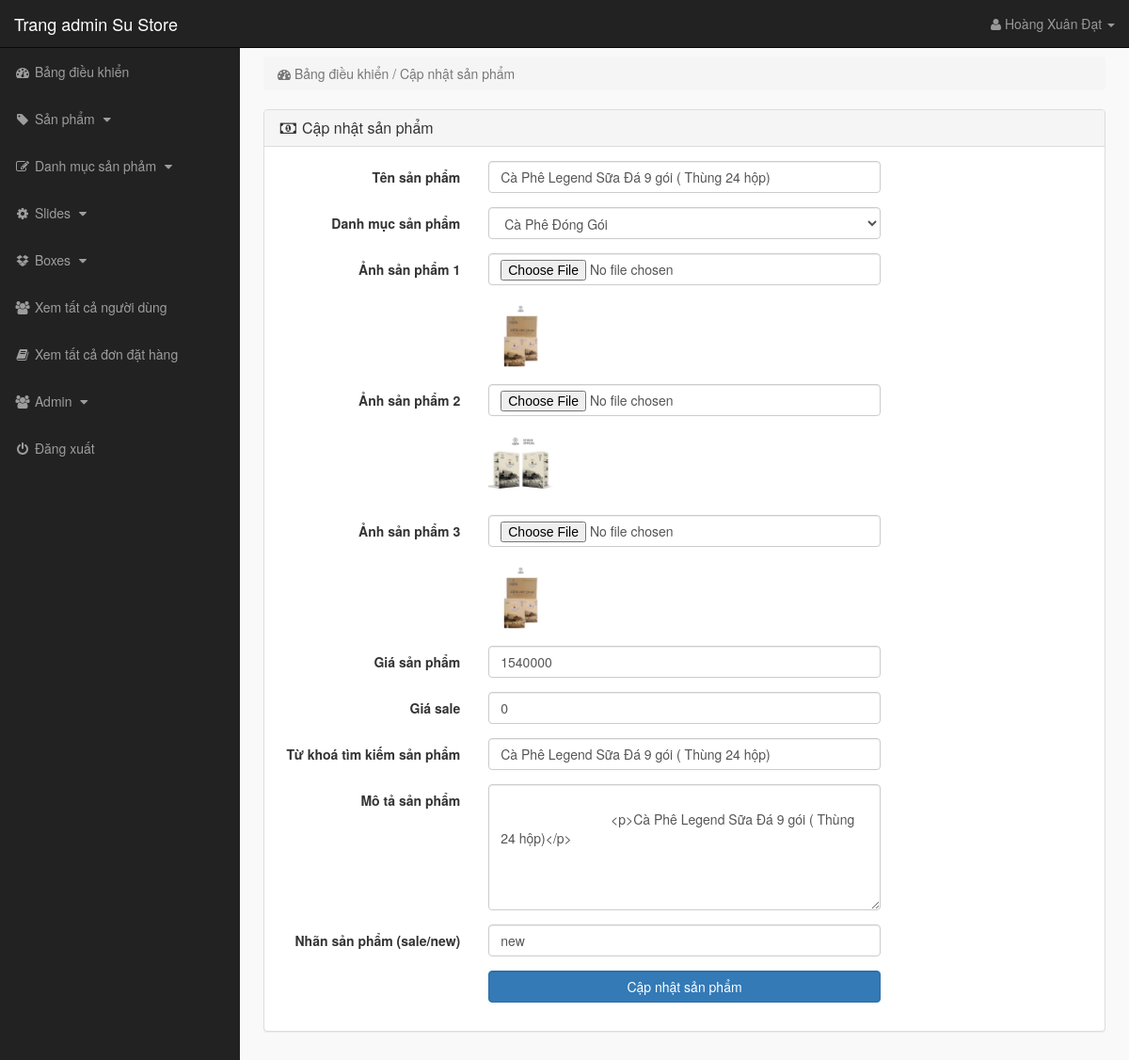
The page /admin_area/index.php?edit_product=1 (signed in) on the database its author committed.
### tables this page shows
CREATE TABLE `products` (
  `product_id` int(10) NOT NULL,
  `p_cat_id` int(10) NOT NULL,
  `date` timestamp NOT NULL DEFAULT current_timestamp() ON UPDATE current_timestamp(),
  `product_title` text NOT NULL,
  `product_img1` text NOT NULL,
  `product_img2` text NOT NULL,
  `product_img3` text NOT NULL,
  `product_price` int(10) NOT NULL,
  `product_keywords` text NOT NULL,
  `product_desc` text NOT NULL,
  `product_label` text NOT NULL,
  `product_sale` int(100) NOT NULL
);

CREATE TABLE `product_categories` (
  `p_cat_id` int(10) NOT NULL,
  `p_cat_title` text NOT NULL,
  `p_cat_desc` text NOT NULL
);

### admin_area/edit_product.php (the view, shortened to what this page needs)
<?php
    if(!isset($_SESSION['admin_username'])){
        echo "<script>window.open('login.php','_self')</script>";
    }else{
?>
<?php
    if(isset($_GET['edit_product'])){
        $edit_id = $_GET['edit_product'];
        $get_p = "select * from products where product_id='$edit_id'";
        $run_edit = mysqli_query($con,$get_p);
        $row_edit = mysqli_fetch_array($run_edit);
        $p_title = $row_edit['product_title'];
        $p_cat = $row_edit['p_cat_id'];
        $p_image1 = $row_edit['product_img1'];
        $p_image2 = $row_edit['product_img2'];
        $p_image3 = $row_edit['product_img3'];
        $p_price = $row_edit['product_price'];
        $p_sale = $row_edit['product_sale'];
        $p_keywords = $row_edit['product_keywords'];
        $p_desc = $row_edit['product_desc'];
        $p_label = $row_edit['product_label'];
    }
        $get_p_cat = "select * from product_categories where p_cat_id='$p_cat'";
        $run_p_cat = mysqli_query($con,$get_p_cat);
        $row_p_cat = mysqli_fetch_array($run_p_cat);
        $p_cat_title = $row_p_cat['p_cat_title'];
?>
<!DOCTYPE html>
<html lang="en">
<head>
</head>
<body>
<div class="row">
    <div class="col-lg-12">
        <ol class="breadcrumb">
            <li class="active">
                <i class="fa fa-dashboard"></i> Bảng điều khiển / Cập nhật sản phẩm
            </li>
        </ol>
    </div>
</div>
<div class="row">
    <div class="col-lg-12">
        <div class="panel panel-default">
           <div class="panel-heading">
               <h3 class="panel-title">
                   <i class="fa fa-money fa-fw"></i> Cập nhật sản phẩm
               </h3>
           </div>
           <div class="panel-body">
               <form method="post" class="form-horizontal" enctype="multipart/form-data">
                   <div class="form-group">
                      <label class="col-md-3 control-label"> Tên sản phẩm </label>
                      <div class="col-md-6">
                          <input name="product_title" type="text" class="form-control" required value="<?php echo $p_title; ?>">
                      </div>
                   </div>
                   <div class="form-group">
                      <label class="col-md-3 control-label"> Danh mục sản phẩm </label>
                      <div class="col-md-6">
                          <select name="product_cat" class="form-control">
                              <option value="<?php echo $p_cat; ?>"> <?php echo $p_cat_title; ?> </option>
                          </select>
                      </div>
                   </div>
                   <div class="form-group">
                      <label class="col-md-3 control-label"> Ảnh sản phẩm 1 </label>
                      <div class="col-md-6">
                          <input name="product_img1" type="file" class="form-control">
                          <br>
                          <img width="70" height="70" src="product_images/<?php echo $p_image1; ?>" alt="<?php echo $p_image1; ?>">
                      </div>
                   </div>
                   <div class="form-group">
                      <label class="col-md-3 control-label"> Ảnh sản phẩm 2 </label>
                      <div class="col-md-6">
                          <input name="product_img2" type="file" class="form-control">
                          <br>
                          <img width="70" height="70" src="product_images/<?php echo $p_image2; ?>" alt="<?php echo $p_image2; ?>">
                      </div>
                   </div>
                   <div class="form-group">
                      <label class="col-md-3 control-label"> Ảnh sản phẩm 3 </label>
                      <div class="col-md-6">
                          <input name="product_img3" type="file" class="form-control form-height-custom">
                          <br>
                          <img width="70" height="70" src="product_images/<?php echo $p_image3; ?>" alt="<?php echo $p_image3; ?>">
                      </div>
                   </div>
                   <div class="form-group">
                      <label class="col-md-3 control-label"> Giá sản phẩm </label>
                      <div class="col-md-6">
                          <input name="product_price" type="text" class="form-control" required value="<?php echo $p_price; ?>">
                      </div>
                   </div>
                   <div class="form-group">
                      <label class="col-md-3 control-label"> Giá sale </label>
                      <div class="col-md-6">
                          <input name="product_sale" type="text" class="form-control" required value="<?php echo $p_sale; ?>">
                      </div>
                   </div>
                   <div class="form-group">
                      <label class="col-md-3 control-label"> Từ khoá tìm kiếm sản phẩm </label>
                      <div class="col-md-6">
                          <input name="product_keywords" type="text" class="form-control" required value="<?php echo $p_keywords; ?>">
                      </div>
                   </div>
                   <div class="form-group">
                      <label class="col-md-3 control-label"> Mô tả sản phẩm </label>
                      <div class="col-md-6">
                          <textarea name="product_desc" cols="19" rows="6" class="form-control">
                              <?php echo $p_desc; ?>
                          </textarea>
                      </div>
                   </div>
                   <div class="form-group">
                       <label class="col-md-3 control-label"> Nhãn sản phẩm (sale/new) </label>
                       <div class="col-md-6">
                           <input name="product_label" type="text" class="form-control" required value="<?php echo $p_label; ?>">
                       </div>
                    </div>
                   <div class="form-group">
                      <label class="col-md-3 control-label"></label>
                      <div class="col-md-6">
                          <input name="update" value="Cập nhật sản phẩm" type="submit" class="btn btn-primary form-control">
                      </div>
                   </div>
               </form>
           </div>
        </div>
    </div>
</div>
</body>
</html>
<?php } ?>

### admin_area/includes/sidebar.php (shortened to what this page needs)
<?php
    if(!isset($_SESSION['admin_username'])){
        echo "<script>window.open('login.php','_self')</script>";
    }else{
?>
<nav class="navbar navbar-inverse navbar-fixed-top">
    <div class="navbar-header">
        <a href="index.php?dashboard" class="navbar-brand">Trang admin Su Store</a>
    </div>
    <ul class="nav navbar-right top-nav">
        <li class="dropdown">
            <a href="#" class="dropdown-toggle" data-toggle="dropdown">
                <i class="fa fa-user"></i> <?php echo $admin_name;  ?> <b class="caret"></b>
            </a>
        </li>
    </ul>
    <div class="collapse navbar-collapse navbar-ex1-collapse">
        <ul class="nav navbar-nav side-nav">
            <li>
                <a href="index.php?dashboard">
                        <i class="fa fa-fw fa-dashboard"></i> Bảng điều khiển
                </a>
            </li>
            <li>
                <a href="#" data-toggle="collapse" data-target="#products">
                        <i class="fa fa-fw fa-tag"></i> Sản phẩm
                        <i class="fa fa-fw fa-caret-down"></i>
                </a>
            </li>
            <li>
                <a href="#" data-toggle="collapse" data-target="#p_cat">
                        <i class="fa fa-fw fa-edit"></i> Danh mục sản phảm
                        <i class="fa fa-fw fa-caret-down"></i>
                </a>
            </li>
            <li>
                <a href="#" data-toggle="collapse" data-target="#slides">
                        <i class="fa fa-fw fa-gear"></i> Slides
                        <i class="fa fa-fw fa-caret-down"></i>
                </a>
            </li>
            <li>
                <a href="#" data-toggle="collapse" data-target="#boxes">
                        <i class="fa fa-fw fa-dropbox"></i> Boxes
                        <i class="fa fa-fw fa-caret-down"></i>
                </a>
            </li>
            <li>
                <a href="index.php?view_customers">
                    <i class="fa fa-fw fa-users"></i> Xem tất cả người dùng
                </a>
            </li>
            <li>
                <a href="index.php?view_orders">
                    <i class="fa fa-fw fa-book"></i> Xem tất cả đơn đặt hàng
                </a>
            </li>
            <li>
                <a href="#" data-toggle="collapse" data-target="#users">
                        <i class="fa fa-fw fa-users"></i> Admin
                        <i class="fa fa-fw fa-caret-down"></i>
                </a>
            </li>
            <li>
                <a href="logout.php">
                    <i class="fa fa-fw fa-power-off"></i> Đăng xuất
                </a>
            </li>
        </ul>
    </div>
</nav>
<?php } ?>

### admin_area/css/style.css (style rules this page uses)
body { margin-top: 100px; }
@media (min-width: 768px) { body { margin-top: 50px; } }
.top-nav>li { float: left; display: inline-block; }
.top-nav>li>a { color: #999999; line-height: 20px; padding-top: 15px; padding-bottom: 15px; padding-right: 30px; }
@media (min-width: 768px) { .side-nav { position: fixed; top: 51px; bottom: 0; width: 255px; overflow-y: auto; overflow-x: hidden; background-color: #222222; padding-bottom: 40px; border-radius: 0; } }
@media (min-width: 768px) { .side-nav>li>a { width: 255px; } }
.panel-body { border-radius: 5px; }

### rows shown on the page
products: product_title "Cà Phê Legend Sữa Đá 9 gói ( Thùng 24 hộp)", product_img1 (picture), product_img2 (picture), product_img3 (picture), product_price "1540000", product_sale "0", product_keywords "Cà Phê Legend Sữa Đá 9 gói ( Thùng 24 hộp)", product_desc "<p>Cà Phê Legend Sữa Đá 9 gói ( Thùng 24 hộp)</p>", product_label "new"
product_categories: product_cat "Cà Phê Đóng Gói"

### other values the page prints
$admin_name "Hoàng Xuân Đạt"
